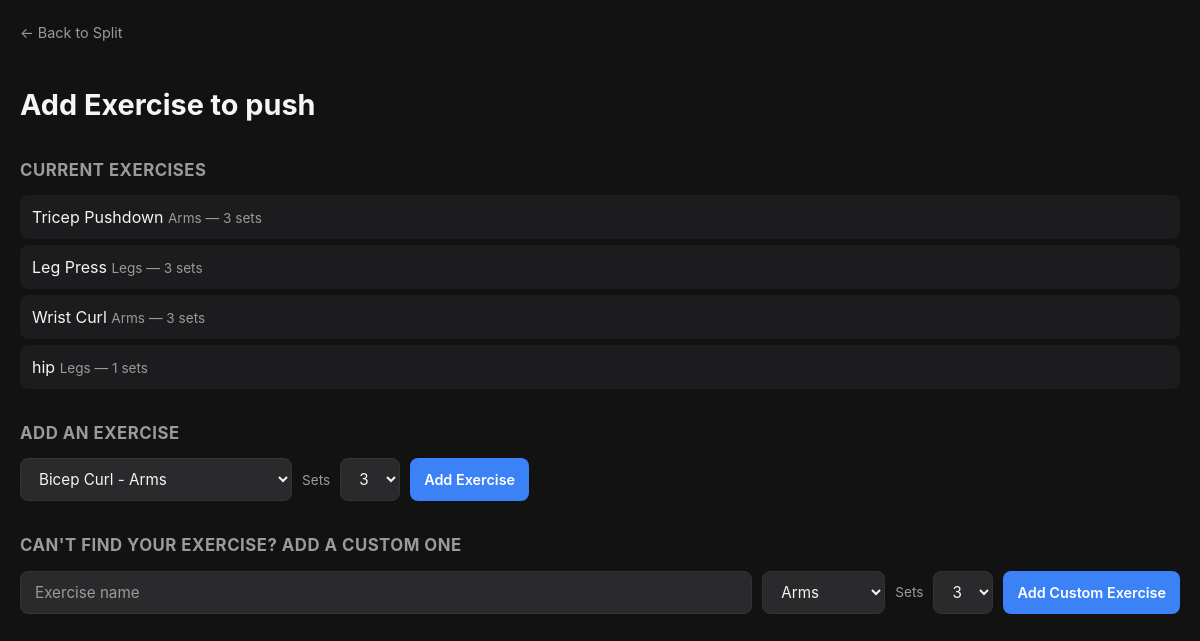
The page /split/1/add-day-exercise/1 on the database its author committed.
### tables this page shows
CREATE TABLE split_days (
            id INTEGER PRIMARY KEY AUTOINCREMENT,
            split_id INTEGER NOT NULL,
            day_name TEXT NOT NULL,
            day_order INTEGER NOT NULL,
            FOREIGN KEY (split_id) REFERENCES workout_splits(id)
        );

CREATE TABLE split_exercises (
            id INTEGER PRIMARY KEY AUTOINCREMENT,
            split_day_id INTEGER NOT NULL,
            exercise_id INTEGER NOT NULL,
            sets_count INTEGER NOT NULL DEFAULT 3, exercise_order INTEGER NOT NULL DEFAULT 0,
            FOREIGN KEY (split_day_id) REFERENCES split_days(id),
            FOREIGN KEY (exercise_id) REFERENCES exercises(id)
        );

CREATE TABLE exercises (
            id INTEGER PRIMARY KEY AUTOINCREMENT,
            name TEXT NOT NULL,
            muscle_group TEXT NOT NULL
        );

### app.py (the view)
@app.route("/split/<int:split_id>/add-day-exercise/<int:day_id>")
def add_day_exercise_page(split_id, day_id):
    conn = get_db()
    cursor = conn.cursor()
    cursor.execute("SELECT * FROM split_days WHERE id = ?", (day_id,))
    day = cursor.fetchone()
    cursor.execute("""
        SELECT exercises.*, split_exercises.sets_count FROM exercises
        JOIN split_exercises ON exercises.id = split_exercises.exercise_id
        WHERE split_exercises.split_day_id = ?
    """, (day_id,))
    current_exercises = cursor.fetchall()
    cursor.execute("SELECT * FROM exercises ORDER BY muscle_group")
    all_exercises = cursor.fetchall()
    conn.close()
    return render_template("add_day_exercise.html",
        day=day,
        split_id=split_id,
        current_exercises=current_exercises,
        all_exercises=all_exercises
    )

### app.py (called while the page is built)
def get_db():
    conn = sqlite3.connect(DB_PATH)
    conn.row_factory = sqlite3.Row
    return conn

### templates/add_day_exercise.html (shortened to what this page needs)
<!DOCTYPE html>
<html lang="en">
<head>
    <link rel="stylesheet" href="{{ url_for('static', filename='style.css') }}">
</head>
<body>
    <a class="back-link" href="/split/{{ split_id }}">← Back to Split</a>
    <h1>Add Exercise to {{ day.day_name }}</h1>
    <h2>Current Exercises</h2>
    {% if current_exercises %}
        <ul class="simple-list">
            {% for exercise in current_exercises %}
                <li>{{ exercise.name }} <span class="exercise-meta">{{ exercise.muscle_group }} — {{ exercise.sets_count }} sets</span></li>
            {% endfor %}
        </ul>
    {% else %}
        <p class="empty-state">No exercises added yet.</p>
    {% endif %}
    <div class="form-section">
        <h2>Add an Exercise</h2>
        <form action="/split/{{ split_id }}/add-day-exercise/{{ day.id }}" method="POST" class="form-row">
            <select name="exercise_id" class="select-input">
                {% for exercise in all_exercises %}
                    <option value="{{ exercise.id }}">{{ exercise.name }} - {{ exercise.muscle_group }}</option>
                {% endfor %}
            </select>
            <label class="field-label">Sets</label>
            <select name="sets_count" class="select-input">
                <option value="3" selected>3</option>
            </select>
            <button type="submit" class="btn btn-primary">Add Exercise</button>
        </form>
    </div>
    <div class="form-section">
        <h2>Can't find your exercise? Add a custom one</h2>
        <form action="/split/{{ split_id }}/add-custom-exercise/{{ day.id }}" method="POST" class="form-row">
            <input type="text" name="name" class="text-input" placeholder="Exercise name" required>
            <select name="muscle_group" class="select-input">
                <option value="Arms">Arms</option>
            </select>
            <label class="field-label">Sets</label>
            <select name="sets_count" class="select-input">
                <option value="3" selected>3</option>
            </select>
            <button type="submit" class="btn btn-primary">Add Custom Exercise</button>
        </form>
    </div>
</body>
</html>

### static/style.css (style rules this page uses)
:root { --bg-primary: #121212; --bg-secondary: #1c1c1e; --bg-tertiary: #2a2a2c; --text-primary: #f5f5f5; --text-secondary: #9a9a9a; --border-color: #333333; --accent: #3b82f6; --superset-color: #f97316; --danger: #ef4444; --danger-hover: #dc2626; --radius: 12px; }
* { box-sizing: border-box; }
body { background-color: var(--bg-primary); color: var(--text-primary); font-family: -apple-system, BlinkMacSystemFont, "Segoe UI", Roboto, sans-serif; margin: 0; padding: 20px; line-height: 1.5; }
h1 { font-size: 1.8em; font-weight: 700; margin-bottom: 4px; }
h2 { font-size: 1.05em; color: var(--text-secondary); text-transform: uppercase; letter-spacing: 0.5px; margin-top: 32px; margin-bottom: 12px; }
a { color: var(--accent); text-decoration: none; }
.btn { display: inline-block; padding: 8px 14px; border-radius: 8px; border: none; font-size: 0.9em; font-weight: 600; cursor: pointer; text-decoration: none; font-family: inherit; }
.btn-primary { background: var(--accent); color: #fff; }
.back-link { display: inline-flex; align-items: center; gap: 6px; color: var(--text-secondary); font-size: 0.9em; margin-bottom: 20px; }
.form-row { display: flex; gap: 10px; margin-top: 12px; flex-wrap: wrap; }
.text-input { background: var(--bg-tertiary); border: 1px solid var(--border-color); color: var(--text-primary); padding: 10px 14px; border-radius: 8px; font-size: 0.95em; font-family: inherit; flex: 1; min-width: 200px; }
.text-input::placeholder { color: var(--text-secondary); }
.exercise-meta { color: var(--text-secondary); font-size: 0.85em; }
.simple-list { list-style: none; padding: 0; margin: 0 0 16px; }
.simple-list li { background: var(--bg-secondary); border-radius: 8px; padding: 10px 12px; margin-bottom: 6px; }
.select-input { background: var(--bg-tertiary); border: 1px solid var(--border-color); color: var(--text-primary); padding: 10px 14px; border-radius: 8px; font-size: 0.95em; font-family: inherit; }
.field-label { color: var(--text-secondary); font-size: 0.85em; align-self: center; }
.form-section { margin-bottom: 28px; }

### rows shown on the page
split_days: day_name "push"
split_exercises: name "Tricep Pushdown", muscle_group "Arms", sets_count "3"
split_exercises: name "Leg Press", muscle_group "Legs", sets_count "3"
split_exercises: name "Wrist Curl", muscle_group "Arms", sets_count "3"
split_exercises: name "hip", muscle_group "Legs", sets_count "1"

### other values the page prints
form field exercise_id "Bicep Curl - Arms"
